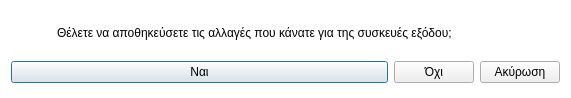
<?xml version="1.0" encoding="UTF-8"?>
<ui version="4.0">
 <class>Dialog</class>
 <widget class="QDialog" name="Dialog">
  <property name="geometry">
   <rect>
    <x>0</x>
    <y>0</y>
    <width>571</width>
    <height>98</height>
   </rect>
  </property>
  <property name="windowTitle">
   <string>Αποθήκευση αλλαγών</string>
  </property>
  <property name="windowIcon">
   <iconset resource="../../../icons.qrc">
    <normaloff>:/rest-windows/assets/images/rest-windows/question.png</normaloff>:/rest-windows/assets/images/rest-windows/question.png</iconset>
  </property>
  <property name="styleSheet">
   <string notr="true">QDialog{
	background:white;
}</string>
  </property>
  <layout class="QGridLayout" name="gridLayout_2">
   <item row="1" column="0" colspan="2">
    <widget class="QFrame" name="frame">
     <property name="styleSheet">
      <string notr="true">QFrame{border:0px;}</string>
     </property>
     <property name="frameShape">
      <enum>QFrame::StyledPanel</enum>
     </property>
     <property name="frameShadow">
      <enum>QFrame::Raised</enum>
     </property>
     <layout class="QGridLayout" name="gridLayout">
      <property name="leftMargin">
       <number>0</number>
      </property>
      <property name="topMargin">
       <number>0</number>
      </property>
      <property name="rightMargin">
       <number>0</number>
      </property>
      <property name="bottomMargin">
       <number>0</number>
      </property>
      <item row="0" column="0">
       <widget class="QPushButton" name="save">
        <property name="sizePolicy">
         <sizepolicy hsizetype="Expanding" vsizetype="Fixed">
          <horstretch>0</horstretch>
          <verstretch>0</verstretch>
         </sizepolicy>
        </property>
        <property name="text">
         <string>Ναι</string>
        </property>
        <property name="icon">
         <iconset resource="../../../icons.qrc">
          <normaloff>:/rest-windows/assets/images/rest-windows/save.png</normaloff>:/rest-windows/assets/images/rest-windows/save.png</iconset>
        </property>
       </widget>
      </item>
      <item row="0" column="1">
       <widget class="QPushButton" name="no_save">
        <property name="sizePolicy">
         <sizepolicy hsizetype="Fixed" vsizetype="Fixed">
          <horstretch>0</horstretch>
          <verstretch>0</verstretch>
         </sizepolicy>
        </property>
        <property name="text">
         <string>Όχι</string>
        </property>
       </widget>
      </item>
     </layout>
    </widget>
   </item>
   <item row="0" column="0">
    <widget class="QLabel" name="error">
     <property name="minimumSize">
      <size>
       <width>40</width>
       <height>40</height>
      </size>
     </property>
     <property name="maximumSize">
      <size>
       <width>40</width>
       <height>40</height>
      </size>
     </property>
     <property name="text">
      <string/>
     </property>
     <property name="pixmap">
      <pixmap resource="../../../icons.qrc">:/rest-windows/assets/images/rest-windows/question.png</pixmap>
     </property>
     <property name="scaledContents">
      <bool>true</bool>
     </property>
    </widget>
   </item>
   <item row="1" column="2">
    <widget class="QPushButton" name="cancel">
     <property name="sizePolicy">
      <sizepolicy hsizetype="Fixed" vsizetype="Fixed">
       <horstretch>0</horstretch>
       <verstretch>0</verstretch>
      </sizepolicy>
     </property>
     <property name="text">
      <string>Ακύρωση</string>
     </property>
    </widget>
   </item>
   <item row="0" column="1" colspan="2">
    <widget class="QLabel" name="label">
     <property name="text">
      <string>Θέλετε να αποθηκεύσετε τις αλλαγές που κάνατε για της συσκευές εξόδου;</string>
     </property>
     <property name="alignment">
      <set>Qt::AlignJustify|Qt::AlignVCenter</set>
     </property>
    </widget>
   </item>
  </layout>
 </widget>
 <tabstops>
  <tabstop>save</tabstop>
  <tabstop>no_save</tabstop>
  <tabstop>cancel</tabstop>
 </tabstops>
 <resources>
  <include location="../../../icons.qrc"/>
  <include location="../../../icons.qrc"/>
 </resources>
 <connections/>
</ui>
